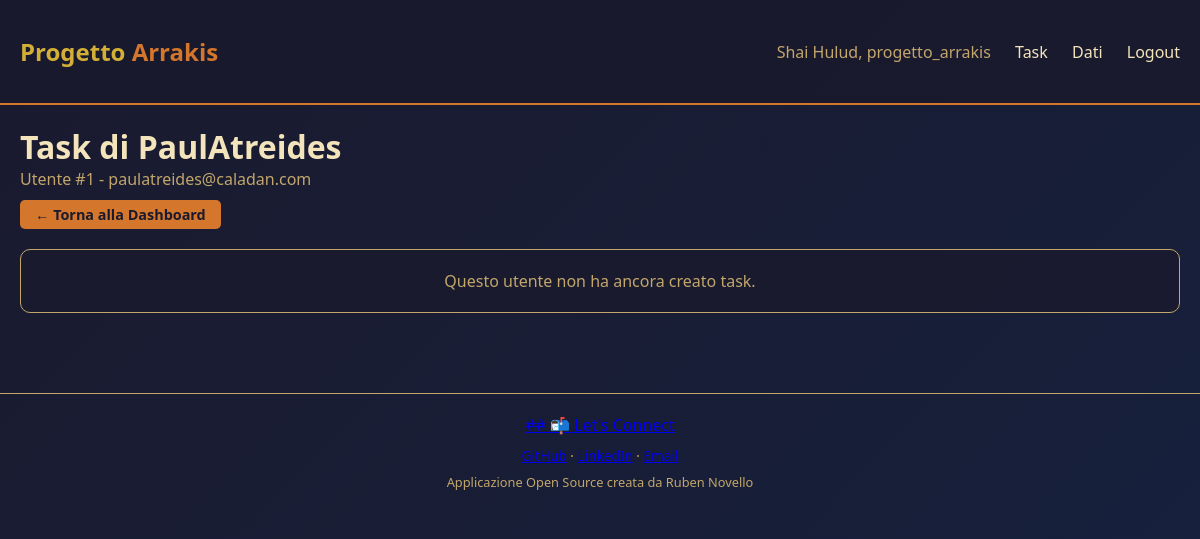
/admin/users/1/tasks (signed in), run on the app's committed database.
### tables this page shows
CREATE TABLE admin (
                    admin_id INTEGER PRIMARY KEY AUTOINCREMENT,
                    username TEXT UNIQUE NOT NULL,
                    password_hash TEXT NOT NULL,
                    email TEXT NOT NULL,
                    created_at TIMESTAMP DEFAULT CURRENT_TIMESTAMP
                );

CREATE TABLE users (
                    user_id INTEGER PRIMARY KEY AUTOINCREMENT,
                    username TEXT UNIQUE NOT NULL,
                    password_hash TEXT NOT NULL,
                    email TEXT NOT NULL,
                    created_at TIMESTAMP DEFAULT CURRENT_TIMESTAMP
                );

### web/app.py (the view)
@app.route('/admin/users/<int:user_id>/tasks')
@login_required
def admin_user_tasks(user_id):
    admin = get_current_admin()
    if not admin:
        return redirect(url_for('login'))
    user = UserController.get_user_by_id(user_id)
    if not user:
        flash("Utente non trovato", 'error')
        return redirect(url_for('dashboard'))
    tasks = AdminTaskController.get_user_tasks(user_id)
    return render_template('admin_user_tasks.html', tasks=tasks, target_user=user, admin=admin)

### controller.py (called while the page is built)
    @staticmethod
    def get_user_by_id(user_id: int) -> Optional[User]:
        db = get_database()
        return db.get_user_by_id(user_id)

    @staticmethod
    def get_user_tasks(user_id: int) -> List[Task]:
        db = get_database()
        return db.get_tasks_by_user(user_id)

### db.py (called while the page is built)
def get_database() -> Database:
    global _db_instance
    if _db_instance is None:
        _db_instance = Database()
    return _db_instance

    def _get_connection(self) -> sqlite3.Connection:
        conn = sqlite3.connect(self._db_path)
        conn.row_factory = sqlite3.Row
        return conn

    def _row_to_user(self, row: sqlite3.Row) -> User:
        return User(
            user_id=row['user_id'],
            username=row['username'],
            password_hash=row['password_hash'],
            email=row['email'],
            created_at=datetime.fromisoformat(row['created_at']) if row['created_at'] else None
        )

    def _row_to_admin(self, row: sqlite3.Row) -> Admin:
        return Admin(
            admin_id=row['admin_id'],
            username=row['username'],
            password_hash=row['password_hash'],
            email=row['email'],
            created_at=datetime.fromisoformat(row['created_at']) if row['created_at'] else None
        )

    def get_admin_by_id(self, admin_id: int) -> Optional[Admin]:
        with self._get_connection() as conn:
            cursor = conn.cursor()
            cursor.execute("SELECT * FROM admin WHERE admin_id = ?", (admin_id,))
            row = cursor.fetchone()
            return self._row_to_admin(row) if row else None

    def get_user_by_id(self, user_id: int) -> Optional[User]:
        with self._get_connection() as conn:
            cursor = conn.cursor()
            cursor.execute("SELECT * FROM users WHERE user_id = ?", (user_id,))
            row = cursor.fetchone()
            return self._row_to_user(row) if row else None

    def get_tasks_by_user(self, user_id: int) -> List[Task]:
        with self._get_connection() as conn:
            cursor = conn.cursor()
            cursor.execute(
                "SELECT * FROM tasks WHERE user_id = ? ORDER BY created_at DESC",
                (user_id,)
            )
            rows = cursor.fetchall()
            return [self._row_to_task(row) for row in rows]

### model.py (called while the page is built)
    @property
    def user_id(self) -> int:
        return self._user_id

    @property
    def username(self) -> str:
        return self._username

    @property
    def email(self) -> str:
        return self._email

### web/templates/admin_user_tasks.html (shortened to what this page needs)
{% extends "base.html" %}
{% block content %}
<div style="margin-bottom: 20px;">
    <h1>Task di {{ target_user.username }}</h1>
    <p style="color: var(--sand-dark);">Utente #{{ target_user.user_id }} - {{ target_user.email }}</p>
    <a href="{{ url_for('dashboard') }}" class="btn btn-small" style="margin-top: 10px;">← Torna alla Dashboard</a>
</div>
{% if tasks %}
    <div class="card">
        <table>
            <thead>
                <tr>
                    <th>ID</th>
                    <th>Titolo</th>
                    <th>Descrizione</th>
                    <th>Stato</th>
                    <th>Creato</th>
                </tr>
            </thead>
            <tbody>
                {% for task in tasks %}
                <tr>
                    <td>#{{ task.task_id }}</td>
                    <td><strong>{{ task.titolo }}</strong></td>
                    <td>{{ task.descrizione[:50] }}{% if task.descrizione|length > 50 %}...{% endif %}</td>
                    <td><span class="status {{ task.stato }}">{{ task.stato }}</span></td>
                    <td>{{ task.created_at.strftime('%d/%m/%Y') }}</td>
                </tr>
                {% endfor %}
            </tbody>
        </table>
    </div>
{% else %}
    <div class="card">
        <p style="text-align: center; color: var(--sand-dark);">
            Questo utente non ha ancora creato task.
        </p>
    </div>
{% endif %}
{% endblock %}

### web/templates/base.html (shortened to what this page needs)
<!DOCTYPE html>
<html lang="it">
<head>
</head>
<body>
    <nav>
        <div class="container">
            <a href="{{ url_for('index') }}" class="logo">Progetto <span>Arrakis</span></a>
            <div class="nav-links">
                {% if session.get('user_id') or session.get('admin_id') %}
                    <span style="color: var(--sand-dark);">Shai Hulud, {{ session.get('username') }}</span>
                    <a href="{{ url_for('dashboard') }}">Task</a>
                    <a href="{{ url_for('data_page') }}">Dati</a>
                    <a href="{{ url_for('logout') }}">Logout</a>
                {% else %}
                    <a href="{{ url_for('login') }}">Login</a>
                    <a href="{{ url_for('register') }}">Registrati</a>
                {% endif %}
            </div>
        </div>
    </nav>
    <div class="container">
        {% block content %}{% endblock %}
    </div>
    <footer>
        <p><a href="https://github.com/RubenNovello" target="_blank">## 📬 Let's Connect</a></p>
        <p style="margin-top: 10px; font-size: 0.85rem;">
            <a href="https://github.com/RubenNovello" target="_blank">GitHub</a> ·
            <a href="https://www.linkedin.com/in/ruben-novello" target="_blank">LinkedIn</a> ·
            <a href="mailto:novelloruben@gmail.com">Email</a>
        </p>
        <p style="margin-top: 8px; font-size: 0.8rem; color: var(--sand-dark);">
            Applicazione Open Source creata da Ruben Novello
        </p>
    </footer>
</body>
</html>

### web/templates/base.html (style rules this page uses)
:root { --sand-light: #f4e4bc; --sand-dark: #c2a66b; --spice-orange: #d4762c; --arrakis-green: #2d5a3d; --deep-desert: #1a1a2e; --night-sky: #16213e; --wisdom-gold: #d4af37; }
* { margin: 0; padding: 0; box-sizing: border-box; }
body { font-family: 'Segoe UI', Tahoma, Geneva, Verdana, sans-serif; background: linear-gradient(135deg, var(--deep-desert) 0%, var(--night-sky) 100%); min-height: 100vh; color: var(--sand-light); }
.container { max-width: 1200px; margin: 0 auto; padding: 20px; }
nav { background: rgba(26, 26, 46, 0.95); border-bottom: 2px solid var(--spice-orange); padding: 15px 0; }
nav .container { display: flex; justify-content: space-between; align-items: center; }
.logo { font-size: 1.5rem; font-weight: bold; color: var(--wisdom-gold); text-decoration: none; }
.logo span { color: var(--spice-orange); }
.nav-links a { color: var(--sand-light); text-decoration: none; margin-left: 20px; transition: color 0.3s; }
.btn { display: inline-block; padding: 10px 20px; background: var(--spice-orange); color: var(--deep-desert); text-decoration: none; border-radius: 5px; font-weight: bold; border: none; cursor: pointer; transition: all 0.3s; }
.btn-small { padding: 5px 15px; font-size: 0.9rem; }
.card { background: rgba(26, 26, 46, 0.9); border: 1px solid var(--sand-dark); border-radius: 10px; padding: 20px; margin-bottom: 20px; }
footer { text-align: center; padding: 20px; color: var(--sand-dark); border-top: 1px solid var(--sand-dark); margin-top: 40px; }

### data on the page
admin: get "progetto_arrakis"
users: username "PaulAtreides", user_id "1", email "paulatreides@caladan.com"
